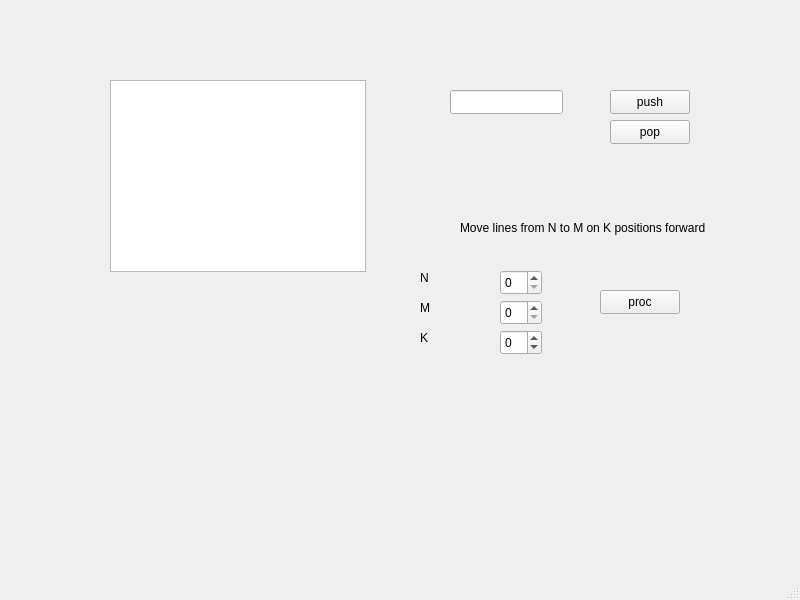
<?xml version="1.0" encoding="UTF-8"?>
<ui version="4.0">
 <class>MainWindow</class>
 <widget class="QMainWindow" name="MainWindow">
  <property name="geometry">
   <rect>
    <x>0</x>
    <y>0</y>
    <width>800</width>
    <height>600</height>
   </rect>
  </property>
  <property name="windowTitle">
   <string>MainWindow</string>
  </property>
  <widget class="QWidget" name="centralwidget">
   <widget class="QListWidget" name="listWidget">
    <property name="enabled">
     <bool>true</bool>
    </property>
    <property name="geometry">
     <rect>
      <x>110</x>
      <y>80</y>
      <width>256</width>
      <height>192</height>
     </rect>
    </property>
   </widget>
   <widget class="QLineEdit" name="lineEdit_push">
    <property name="geometry">
     <rect>
      <x>450</x>
      <y>90</y>
      <width>113</width>
      <height>24</height>
     </rect>
    </property>
   </widget>
   <widget class="QPushButton" name="pushButton_push">
    <property name="geometry">
     <rect>
      <x>610</x>
      <y>90</y>
      <width>80</width>
      <height>24</height>
     </rect>
    </property>
    <property name="text">
     <string>push</string>
    </property>
   </widget>
   <widget class="QPushButton" name="pushButton_push_pop">
    <property name="geometry">
     <rect>
      <x>610</x>
      <y>120</y>
      <width>80</width>
      <height>24</height>
     </rect>
    </property>
    <property name="text">
     <string>pop</string>
    </property>
   </widget>
   <widget class="QLabel" name="label">
    <property name="geometry">
     <rect>
      <x>460</x>
      <y>220</y>
      <width>311</width>
      <height>16</height>
     </rect>
    </property>
    <property name="text">
     <string>Move lines from N to M on K positions forward </string>
    </property>
   </widget>
   <widget class="QLabel" name="label_2">
    <property name="geometry">
     <rect>
      <x>420</x>
      <y>270</y>
      <width>49</width>
      <height>16</height>
     </rect>
    </property>
    <property name="text">
     <string>N</string>
    </property>
   </widget>
   <widget class="QLabel" name="label_3">
    <property name="geometry">
     <rect>
      <x>420</x>
      <y>300</y>
      <width>49</width>
      <height>16</height>
     </rect>
    </property>
    <property name="text">
     <string>M</string>
    </property>
   </widget>
   <widget class="QLabel" name="label_4">
    <property name="geometry">
     <rect>
      <x>420</x>
      <y>330</y>
      <width>49</width>
      <height>16</height>
     </rect>
    </property>
    <property name="text">
     <string>K</string>
    </property>
   </widget>
   <widget class="QSpinBox" name="spinBox_n">
    <property name="geometry">
     <rect>
      <x>500</x>
      <y>270</y>
      <width>42</width>
      <height>25</height>
     </rect>
    </property>
   </widget>
   <widget class="QSpinBox" name="spinBox_m">
    <property name="geometry">
     <rect>
      <x>500</x>
      <y>300</y>
      <width>42</width>
      <height>25</height>
     </rect>
    </property>
   </widget>
   <widget class="QSpinBox" name="spinBox_k">
    <property name="geometry">
     <rect>
      <x>500</x>
      <y>330</y>
      <width>42</width>
      <height>25</height>
     </rect>
    </property>
    <property name="minimum">
     <number>-20</number>
    </property>
   </widget>
   <widget class="QPushButton" name="pushButton_push_proc">
    <property name="geometry">
     <rect>
      <x>600</x>
      <y>290</y>
      <width>80</width>
      <height>24</height>
     </rect>
    </property>
    <property name="text">
     <string>proc</string>
    </property>
   </widget>
   <widget class="QLabel" name="label_err">
    <property name="geometry">
     <rect>
      <x>430</x>
      <y>390</y>
      <width>231</width>
      <height>16</height>
     </rect>
    </property>
    <property name="text">
     <string/>
    </property>
   </widget>
  </widget>
  <widget class="QMenuBar" name="menubar">
   <property name="geometry">
    <rect>
     <x>0</x>
     <y>0</y>
     <width>800</width>
     <height>21</height>
    </rect>
   </property>
  </widget>
  <widget class="QStatusBar" name="statusbar"/>
 </widget>
 <resources/>
 <connections/>
</ui>
